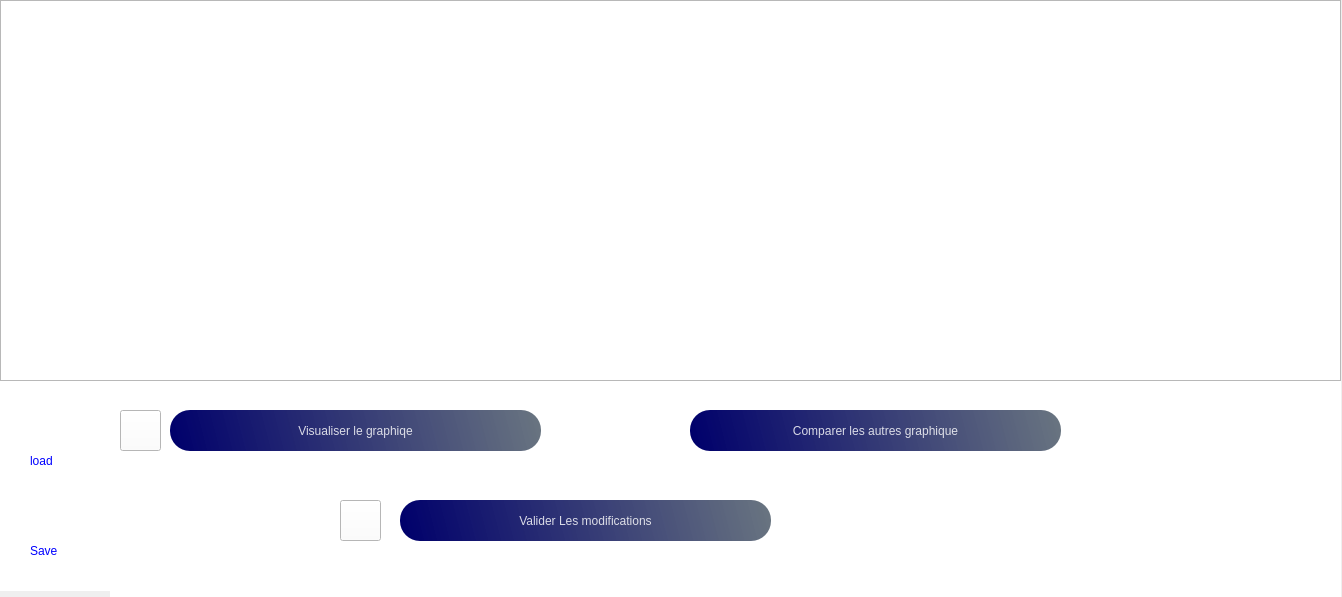
<?xml version="1.0" encoding="UTF-8"?>
<ui version="4.0">
 <class>Form</class>
 <widget class="QWidget" name="Form">
  <property name="geometry">
   <rect>
    <x>0</x>
    <y>0</y>
    <width>1342</width>
    <height>597</height>
   </rect>
  </property>
  <property name="windowTitle">
   <string>Form</string>
  </property>
  <widget class="QTableWidget" name="tableWidget">
   <property name="geometry">
    <rect>
     <x>0</x>
     <y>0</y>
     <width>1341</width>
     <height>381</height>
    </rect>
   </property>
  </widget>
  <widget class="QWidget" name="widget" native="true">
   <property name="geometry">
    <rect>
     <x>0</x>
     <y>380</y>
     <width>111</width>
     <height>211</height>
    </rect>
   </property>
   <property name="styleSheet">
    <string notr="true">
background-color: rgb(255, 255, 255);</string>
   </property>
   <widget class="QPushButton" name="Importer">
    <property name="geometry">
     <rect>
      <x>30</x>
      <y>10</y>
      <width>41</width>
      <height>51</height>
     </rect>
    </property>
    <property name="styleSheet">
     <string notr="true">border-image: url(:/pic/Arrow-download-3-icon.png);
border-radius:8px;</string>
    </property>
    <property name="text">
     <string/>
    </property>
   </widget>
   <widget class="QPushButton" name="Save">
    <property name="geometry">
     <rect>
      <x>30</x>
      <y>100</y>
      <width>41</width>
      <height>51</height>
     </rect>
    </property>
    <property name="styleSheet">
     <string notr="true">border-image: url(:/pic/Button-Upload-icon.png);
border-radius:8px;</string>
    </property>
    <property name="text">
     <string/>
    </property>
   </widget>
   <widget class="QLabel" name="label_8">
    <property name="geometry">
     <rect>
      <x>30</x>
      <y>70</y>
      <width>41</width>
      <height>21</height>
     </rect>
    </property>
    <property name="styleSheet">
     <string notr="true">color: rgb(0, 0, 255);
font: 75 16pt &quot;MS Shell Dlg 2&quot;;</string>
    </property>
    <property name="text">
     <string>load</string>
    </property>
   </widget>
   <widget class="QLabel" name="label_9">
    <property name="geometry">
     <rect>
      <x>30</x>
      <y>160</y>
      <width>51</width>
      <height>21</height>
     </rect>
    </property>
    <property name="styleSheet">
     <string notr="true">color: rgb(0, 0, 255);
font: 75 16pt &quot;MS Shell Dlg 2&quot;;</string>
    </property>
    <property name="text">
     <string>Save</string>
    </property>
   </widget>
  </widget>
  <widget class="QWidget" name="widget_2" native="true">
   <property name="geometry">
    <rect>
     <x>110</x>
     <y>380</y>
     <width>1231</width>
     <height>221</height>
    </rect>
   </property>
   <property name="styleSheet">
    <string notr="true">background-color: rgb(255, 255, 255);</string>
   </property>
   <widget class="QPushButton" name="GrapheBtn">
    <property name="geometry">
     <rect>
      <x>60</x>
      <y>30</y>
      <width>371</width>
      <height>41</height>
     </rect>
    </property>
    <property name="toolTip">
     <string>&lt;html&gt;&lt;head/&gt;&lt;body&gt;&lt;p&gt;&lt;br/&gt;&lt;/p&gt;&lt;/body&gt;&lt;/html&gt;</string>
    </property>
    <property name="whatsThis">
     <string>&lt;html&gt;&lt;head/&gt;&lt;body&gt;&lt;p&gt;&lt;br/&gt;&lt;/p&gt;&lt;/body&gt;&lt;/html&gt;</string>
    </property>
    <property name="styleSheet">
     <string notr="true">border-radius:20px;
font: 75 22pt &quot;Times New Roman&quot;;
color: rgb(255, 255, 255);
background-color: qlineargradient(spread:pad, x1:0, y1:0.505682, x2:1, y2:0.477, stop:0 rgba(0, 0, 107), stop:1 rgba(85, 98, 112, 226));
color:rgba(255, 255, 255, 210);</string>
    </property>
    <property name="text">
     <string>Visualiser le graphiqe</string>
    </property>
   </widget>
   <widget class="QPushButton" name="ComparaisonGraphique">
    <property name="geometry">
     <rect>
      <x>580</x>
      <y>30</y>
      <width>371</width>
      <height>41</height>
     </rect>
    </property>
    <property name="toolTip">
     <string>&lt;html&gt;&lt;head/&gt;&lt;body&gt;&lt;p&gt;&lt;br/&gt;&lt;/p&gt;&lt;/body&gt;&lt;/html&gt;</string>
    </property>
    <property name="whatsThis">
     <string>&lt;html&gt;&lt;head/&gt;&lt;body&gt;&lt;p&gt;&lt;br/&gt;&lt;/p&gt;&lt;p&gt;&lt;br/&gt;&lt;/p&gt;&lt;/body&gt;&lt;/html&gt;</string>
    </property>
    <property name="styleSheet">
     <string notr="true">border-radius:20px;
font: 75 22pt &quot;Times New Roman&quot;;
color: rgb(255, 255, 255);
background-color: qlineargradient(spread:pad, x1:0, y1:0.505682, x2:1, y2:0.477, stop:0 rgba(0, 0, 107), stop:1 rgba(85, 98, 112, 226));
color:rgba(255, 255, 255, 210);</string>
    </property>
    <property name="text">
     <string>Comparer les autres graphique</string>
    </property>
   </widget>
   <widget class="QPushButton" name="ValiderModification">
    <property name="geometry">
     <rect>
      <x>290</x>
      <y>120</y>
      <width>371</width>
      <height>41</height>
     </rect>
    </property>
    <property name="toolTip">
     <string>&lt;html&gt;&lt;head/&gt;&lt;body&gt;&lt;p&gt;&lt;br/&gt;&lt;/p&gt;&lt;/body&gt;&lt;/html&gt;</string>
    </property>
    <property name="whatsThis">
     <string>&lt;html&gt;&lt;head/&gt;&lt;body&gt;&lt;p&gt;&lt;br/&gt;&lt;/p&gt;&lt;/body&gt;&lt;/html&gt;</string>
    </property>
    <property name="styleSheet">
     <string notr="true">border-radius:20px;
font: 75 22pt &quot;Times New Roman&quot;;
color: rgb(255, 255, 255);
background-color: qlineargradient(spread:pad, x1:0, y1:0.505682, x2:1, y2:0.477, stop:0 rgba(0, 0, 107), stop:1 rgba(85, 98, 112, 226));
color:rgba(255, 255, 255, 210);</string>
    </property>
    <property name="text">
     <string>Valider Les modifications</string>
    </property>
   </widget>
   <widget class="QLabel" name="label">
    <property name="geometry">
     <rect>
      <x>460</x>
      <y>30</y>
      <width>61</width>
      <height>41</height>
     </rect>
    </property>
    <property name="styleSheet">
     <string notr="true">border-image: url(:/pic/SEO-icon.png);</string>
    </property>
    <property name="text">
     <string/>
    </property>
   </widget>
   <widget class="QLabel" name="label_2">
    <property name="geometry">
     <rect>
      <x>980</x>
      <y>30</y>
      <width>61</width>
      <height>41</height>
     </rect>
    </property>
    <property name="styleSheet">
     <string notr="true">border-image: url(:/pic/SEO-icon.png);</string>
    </property>
    <property name="text">
     <string/>
    </property>
   </widget>
   <widget class="QLabel" name="label_4">
    <property name="geometry">
     <rect>
      <x>680</x>
      <y>120</y>
      <width>47</width>
      <height>41</height>
     </rect>
    </property>
    <property name="styleSheet">
     <string notr="true">border-image: url(:/pic/ok-icon.png);</string>
    </property>
    <property name="text">
     <string/>
    </property>
   </widget>
   <widget class="QLabel" name="label_5">
    <property name="geometry">
     <rect>
      <x>1050</x>
      <y>40</y>
      <width>171</width>
      <height>171</height>
     </rect>
    </property>
    <property name="styleSheet">
     <string notr="true">border-image: url(:/pic/logo.PNG);</string>
    </property>
    <property name="text">
     <string/>
    </property>
   </widget>
   <widget class="QPushButton" name="PrintG">
    <property name="geometry">
     <rect>
      <x>10</x>
      <y>30</y>
      <width>41</width>
      <height>41</height>
     </rect>
    </property>
    <property name="styleSheet">
     <string notr="true">
border-image: url(:/pic/Printer-icon.png);</string>
    </property>
    <property name="text">
     <string/>
    </property>
   </widget>
   <widget class="QPushButton" name="Printerrapport">
    <property name="geometry">
     <rect>
      <x>230</x>
      <y>120</y>
      <width>41</width>
      <height>41</height>
     </rect>
    </property>
    <property name="styleSheet">
     <string notr="true">
border-image: url(:/pic/Printer-icon.png);</string>
    </property>
    <property name="text">
     <string/>
    </property>
   </widget>
  </widget>
  <zorder>widget_2</zorder>
  <zorder>widget</zorder>
  <zorder>tableWidget</zorder>
 </widget>
 <resources>
  <include location="img.qrc"/>
 </resources>
 <connections/>
</ui>
